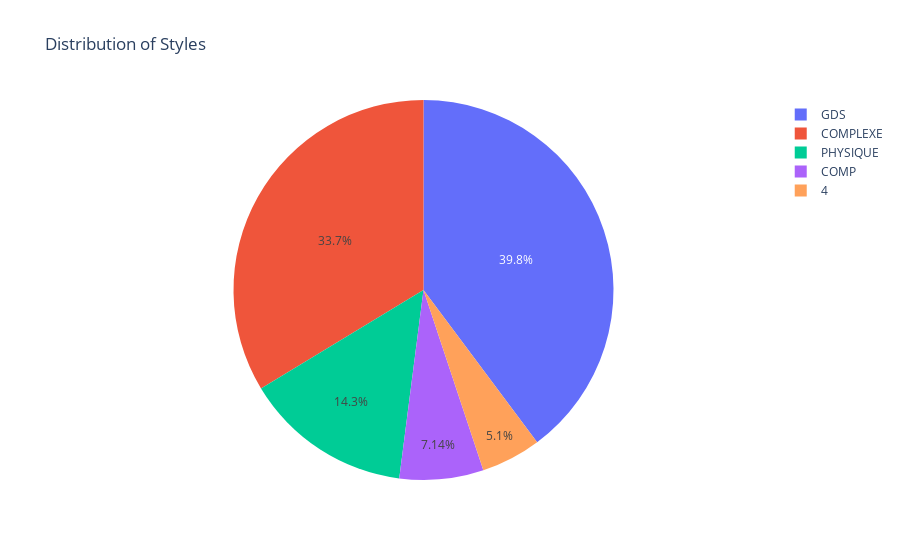

The notebook cell saved with this chart:
### Code cell
# Create pie chart for the styles 
fig = px.pie(style_counts_df,
             names='STYLE',
             values='COUNT',
             title='Distribution of Styles')

fig.show()

### Figure 1 — Plotly figure (JSON) as saved in the notebook; plotly's stock layout.template omitted (floating-point values rounded to 4 significant figures)
{"data": [{"domain": {"x": [0, 1], "y": [0, 1]}, "hovertemplate": "STYLE=%{label}<br>COUNT=%{value}<extra></extra>", "labels": ["GDS", "COMPLEXE", "PHYSIQUE", "COMP", ""], "legendgroup": "", "name": "", "showlegend": true, "type": "pie", "values": [39, 33, 14, 7, 5]}], "layout": {"legend": {"tracegroupgap": 0}, "title": {"text": "Distribution of Styles"}}}
